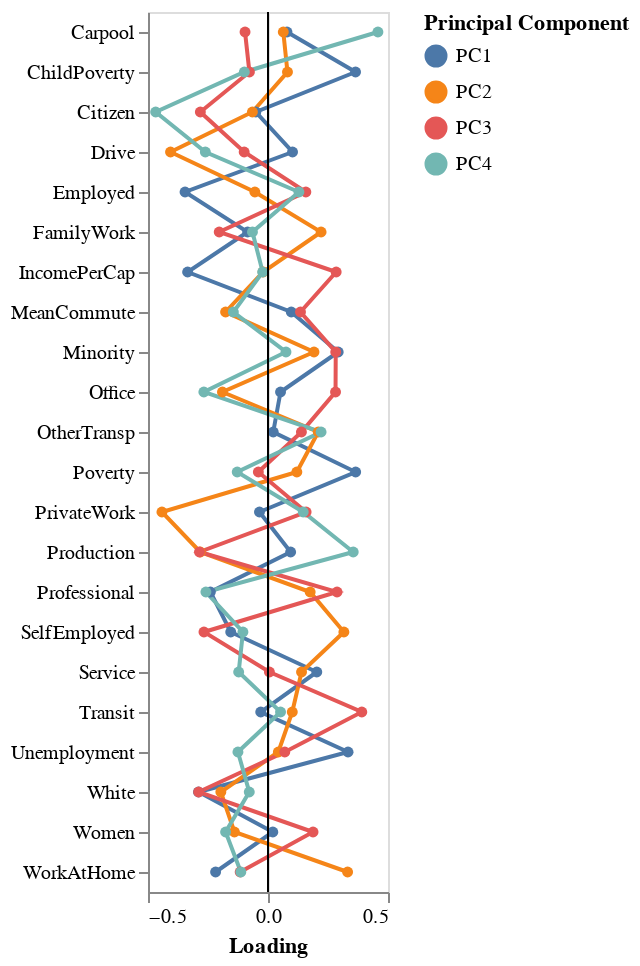

The cell this chart's notebook holds for it:
### Markdown cell above
Again, the loadings are the *weights* with which the variables are combined to form the principal components. This is why the variable names have been appended as a separate column: each row is the weight for one variable in the dataset, and each column is a distinct set of weights.

For example, the `PC1` column tells us that this component is equal to:

$$(0.020055\times\text{women}) + (-0.289614\times\text{white}) + (-0.050698\times\text{citizen}) + \dots$$

Since the components together capture over half the total variation, the heavily weighted variables in the selected components are the ones that drive variation in the original data. By visualizing the loadings, we can see which variables are most influential for each component, and thereby also which variables seem to drive total variation in the data.

Loadings are typically plotted against variable name as points connected by lines, as in the plot below. Make sure the previous question is complete before running this cell.

### Code cell
# melt from wide to long
loading_plot_df = loading_df.melt(
    id_vars = 'Variable',
    var_name = 'Principal Component',
    value_name = 'Loading'
)

# add a column of zeros to encode for x = 0 line to plot
loading_plot_df['zero'] = np.repeat(0, len(loading_plot_df))

# create base layer
base = alt.Chart(loading_plot_df)

# create lines + points for loadings
loadings = base.mark_line(point = True).encode(
    y = alt.X('Variable', title = ''),
    x = 'Loading',
    color = 'Principal Component'
)

# create line at zero
rule = base.mark_rule().encode(x = alt.X('zero', title = 'Loading'), size = alt.value(0.05))

# layer
loading_plot = (loadings + rule).properties(width = 120)

# show
loading_plot

### Figure 1 — Vega-Lite specification as saved in the notebook (floating-point values rounded to 4 significant figures)
{"config": {"view": {"continuousWidth": 400, "continuousHeight": 300}}, "layer": [{"mark": {"type": "line", "point": true}, "encoding": {"color": {"field": "Principal Component", "type": "nominal"}, "x": {"field": "Loading", "type": "quantitative"}, "y": {"field": "Variable", "title": "", "type": "nominal"}}}, {"mark": "rule", "encoding": {"size": {"value": 0.05}, "x": {"field": "zero", "title": "Loading", "type": "quantitative"}}}], "data": {"name": "data-d4b3b6fda4c3e7eecab113f9f0c1e355"}, "width": 120, "$schema": "https://vega.github.io/schema/vega-lite/v4.17.0.json", "datasets": {"data-d4b3b6fda4c3e7eecab113f9f0c1e355": [{"Variable": "Women", "Principal Component": "PC1", "Loading": 0.02005, "zero": 0}, {"Variable": "White", "Principal Component": "PC1", "Loading": -0.2896, "zero": 0}, {"Variable": "Citizen", "Principal Component": "PC1", "Loading": -0.0507, "zero": 0}, {"Variable": "IncomePerCap", "Principal Component": "PC1", "Loading": -0.3349, "zero": 0}, {"Variable": "Poverty", "Principal Component": "PC1", "Loading": 0.3652, "zero": 0}, {"Variable": "ChildPoverty", "Principal Component": "PC1", "Loading": 0.3648, "zero": 0}, {"Variable": "Professional", "Principal Component": "PC1", "Loading": -0.2401, "zero": 0}, {"Variable": "Service", "Principal Component": "PC1", "Loading": 0.2033, "zero": 0}, {"Variable": "Office", "Principal Component": "PC1", "Loading": 0.05217, "zero": 0}, {"Variable": "Production", "Principal Component": "PC1", "Loading": 0.09431, "zero": 0}, {"Variable": "Drive", "Principal Component": "PC1", "Loading": 0.1022, "zero": 0}, {"Variable": "Carpool", "Principal Component": "PC1", "Loading": 0.07913, "zero": 0}, {"Variable": "Transit", "Principal Component": "PC1", "Loading": -0.03023, "zero": 0}, {"Variable": "OtherTransp", "Principal Component": "PC1", "Loading": 0.02187, "zero": 0}, {"Variable": "WorkAtHome", "Principal Component": "PC1", "Loading": -0.2184, "zero": 0}, {"Variable": "MeanCommute", "Principal Component": "PC1", "Loading": 0.097, "zero": 0}, {"Variable": "Employed", "Principal Component": "PC1", "Loading": -0.3456, "zero": 0}, {"Variable": "PrivateWork", "Principal Component": "PC1", "Loading": -0.03554, "zero": 0}, {"Variable": "SelfEmployed", "Principal Component": "PC1", "Loading": -0.1553, "zero": 0}, {"Variable": "FamilyWork", "Principal Component": "PC1", "Loading": -0.08508, "zero": 0}, {"Variable": "Unemployment", "Principal Component": "PC1", "Loading": 0.3334, "zero": 0}, {"Variable": "Minority", "Principal Component": "PC1", "Loading": 0.2925, "zero": 0}, {"Variable": "Women", "Principal Component": "PC2", "Loading": -0.14, "zero": 0}, {"Variable": "White", "Principal Component": "PC2", "Loading": -0.1965, "zero": 0}, {"Variable": "Citizen", "Principal Component": "PC2", "Loading": -0.06499, "zero": 0}, {"Variable": "IncomePerCap", "Principal Component": "PC2", "Loading": -0.02043, "zero": 0}, {"Variable": "Poverty", "Principal Component": "PC2", "Loading": 0.1202, "zero": 0}, {"Variable": "ChildPoverty", "Principal Component": "PC2", "Loading": 0.08109, "zero": 0}, {"Variable": "Professional", "Principal Component": "PC2", "Loading": 0.1756, "zero": 0}, {"Variable": "Service", "Principal Component": "PC2", "Loading": 0.1397, "zero": 0}, {"Variable": "Office", "Principal Component": "PC2", "Loading": -0.1898, "zero": 0}, {"Variable": "Production", "Principal Component": "PC2", "Loading": -0.2823, "zero": 0}, {"Variable": "Drive", "Principal Component": "PC2", "Loading": -0.4061, "zero": 0}, {"Variable": "Carpool", "Principal Component": "PC2", "Loading": 0.06374, "zero": 0}, {"Variable": "Transit", "Principal Component": "PC2", "Loading": 0.1011, "zero": 0}, {"Variable": "OtherTransp", "Principal Component": "PC2", "Loading": 0.2094, "zero": 0}, {"Variable": "WorkAtHome", "Principal Component": "PC2", "Loading": 0.3316, "zero": 0}, {"Variable": "MeanCommute", "Principal Component": "PC2", "Loading": -0.1767, "zero": 0}, {"Variable": "Employed", "Principal Component": "PC2", "Loading": -0.05465, "zero": 0}, {"Variable": "PrivateWork", "Principal Component": "PC2", "Loading": -0.4419, "zero": 0}, {"Variable": "SelfEmployed", "Principal Component": "PC2", "Loading": 0.3162, "zero": 0}, {"Variable": "FamilyWork", "Principal Component": "PC2", "Loading": 0.2211, "zero": 0}, {"Variable": "Unemployment", "Principal Component": "PC2", "Loading": 0.04305, "zero": 0}, {"Variable": "Minority", "Principal Component": "PC2", "Loading": 0.1916, "zero": 0}, {"Variable": "Women", "Principal Component": "PC3", "Loading": 0.1876, "zero": 0}, {"Variable": "White", "Principal Component": "PC3", "Loading": -0.2889, "zero": 0}, {"Variable": "Citizen", "Principal Component": "PC3", "Loading": -0.2819, "zero": 0}, {"Variable": "IncomePerCap", "Principal Component": "PC3", "Loading": 0.2841, "zero": 0}, {"Variable": "Poverty", "Principal Component": "PC3", "Loading": -0.04017, "zero": 0}, {"Variable": "ChildPoverty", "Principal Component": "PC3", "Loading": -0.07743, "zero": 0}, {"Variable": "Professional", "Principal Component": "PC3", "Loading": 0.2876, "zero": 0}, {"Variable": "Service", "Principal Component": "PC3", "Loading": 0.005957, "zero": 0}, {"Variable": "Office", "Principal Component": "PC3", "Loading": 0.2814, "zero": 0}, {"Variable": "Production", "Principal Component": "PC3", "Loading": -0.2855, "zero": 0}, {"Variable": "Drive", "Principal Component": "PC3", "Loading": -0.09923, "zero": 0}, {"Variable": "Carpool", "Principal Component": "PC3", "Loading": -0.0957, "zero": 0}, {"Variable": "Transit", "Principal Component": "PC3", "Loading": 0.3909, "zero": 0}, {"Variable": "OtherTransp", "Principal Component": "PC3", "Loading": 0.1393, "zero": 0}, {"Variable": "WorkAtHome", "Principal Component": "PC3", "Loading": -0.1161, "zero": 0}, {"Variable": "MeanCommute", "Principal Component": "PC3", "Loading": 0.1353, "zero": 0}, {"Variable": "Employed", "Principal Component": "PC3", "Loading": 0.1577, "zero": 0}, {"Variable": "PrivateWork", "Principal Component": "PC3", "Loading": 0.1587, "zero": 0}, {"Variable": "SelfEmployed", "Principal Component": "PC3", "Loading": -0.2668, "zero": 0}, {"Variable": "FamilyWork", "Principal Component": "PC3", "Loading": -0.2033, "zero": 0}, {"Variable": "Unemployment", "Principal Component": "PC3", "Loading": 0.06994, "zero": 0}, {"Variable": "Minority", "Principal Component": "PC3", "Loading": 0.2822, "zero": 0}, {"Variable": "Women", "Principal Component": "PC4", "Loading": -0.1766, "zero": 0}, {"Variable": "White", "Principal Component": "PC4", "Loading": -0.07806, "zero": 0}, {"Variable": "Citizen", "Principal Component": "PC4", "Loading": -0.468, "zero": 0}, {"Variable": "IncomePerCap", "Principal Component": "PC4", "Loading": -0.0222, "zero": 0}, {"Variable": "Poverty", "Principal Component": "PC4", "Loading": -0.1282, "zero": 0}, {"Variable": "ChildPoverty", "Principal Component": "PC4", "Loading": -0.09859, "zero": 0}, {"Variable": "Professional", "Principal Component": "PC4", "Loading": -0.2588, "zero": 0}, {"Variable": "Service", "Principal Component": "PC4", "Loading": -0.1221, "zero": 0}, {"Variable": "Office", "Principal Component": "PC4", "Loading": -0.2672, "zero": 0}, {"Variable": "Production", "Principal Component": "PC4", "Loading": 0.3551, "zero": 0}, {"Variable": "Drive", "Principal Component": "PC4", "Loading": -0.2611, "zero": 0}, {"Variable": "Carpool", "Principal Component": "PC4", "Loading": 0.458, "zero": 0}, {"Variable": "Transit", "Principal Component": "PC4", "Loading": 0.05224, "zero": 0}, {"Variable": "OtherTransp", "Principal Component": "PC4", "Loading": 0.2211, "zero": 0}, {"Variable": "WorkAtHome", "Principal Component": "PC4", "Loading": -0.1132, "zero": 0}, {"Variable": "MeanCommute", "Principal Component": "PC4", "Loading": -0.1444, "zero": 0}, {"Variable": "Employed", "Principal Component": "PC4", "Loading": 0.1287, "zero": 0}, {"Variable": "PrivateWork", "Principal Component": "PC4", "Loading": 0.1467, "zero": 0}, {"Variable": "SelfEmployed", "Principal Component": "PC4", "Loading": -0.1045, "zero": 0}, {"Variable": "FamilyWork", "Principal Component": "PC4", "Loading": -0.06482, "zero": 0}, {"Variable": "Unemployment", "Principal Component": "PC4", "Loading": -0.1252, "zero": 0}, {"Variable": "Minority", "Principal Component": "PC4", "Loading": 0.0749, "zero": 0}]}}
